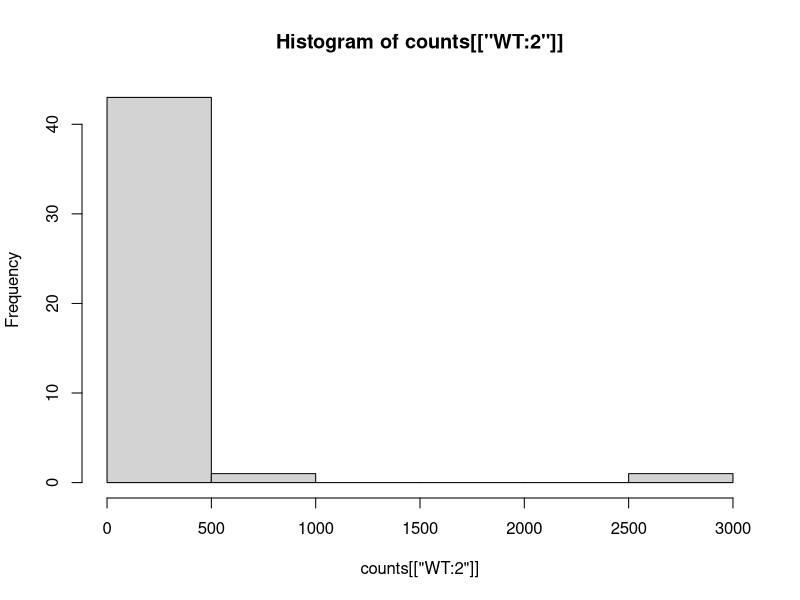
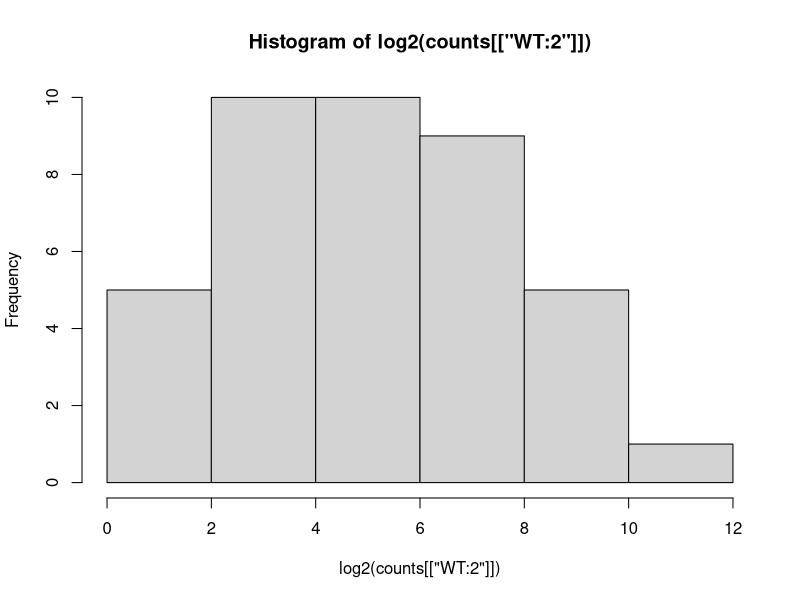

These figures' R source, in order:
## ---- chunk 1
#| echo: false
#| message: false

counts <- readr::read_csv("read-counts.csv")
## ---- chunk 2
dim(counts)
## ---- chunk 3
mode(counts[["WT:2"]])
## ---- chunk 4
mean(counts[["WT:2"]])
sd(counts[["WT:2"]])
## ---- chunk 5
summary(counts[["WT:2"]])
## ---- chunk 6
hist(counts[["WT:2"]])
hist(log2(counts[["WT:2"]]))
